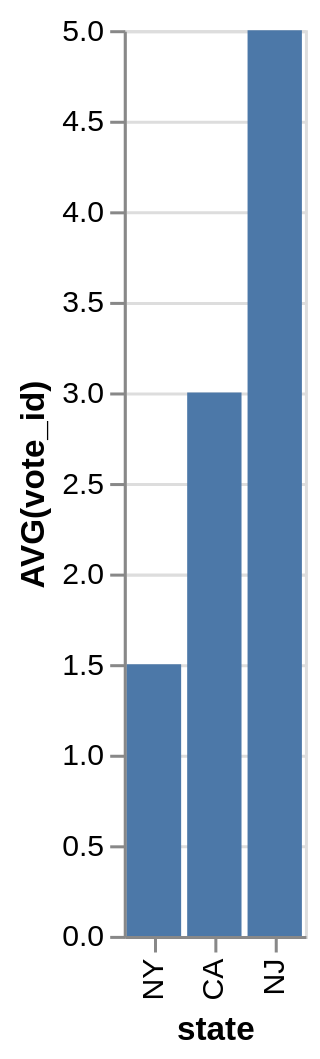

The Vega-Lite source for this figure:
### Vega-Lite specification from a JSON file in a GitHub repository (floating-point values rounded to 4 significant figures)
{"data": {"values": [{"x_data": "CA", "y_data": 3}, {"x_data": "NJ\n", "y_data": 5}, {"x_data": "NY", "y_data": 1.5}]}, "mark": "bar", "encoding": {"x": {"field": "x_data", "type": "nominal", "title": "state", "sort": {"op": "sum", "field": "y_data", "order": "ascending"}}, "y": {"field": "y_data", "type": "quantitative", "title": "AVG(vote_id)"}}}
